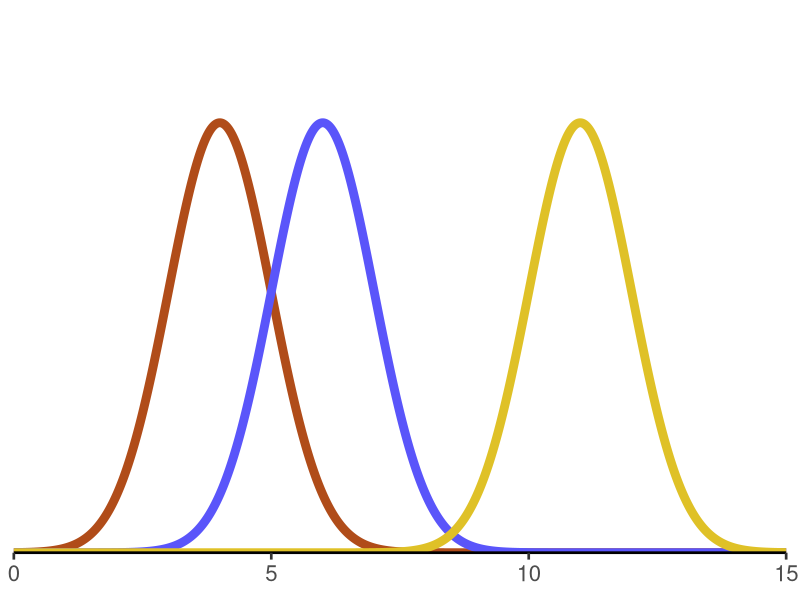
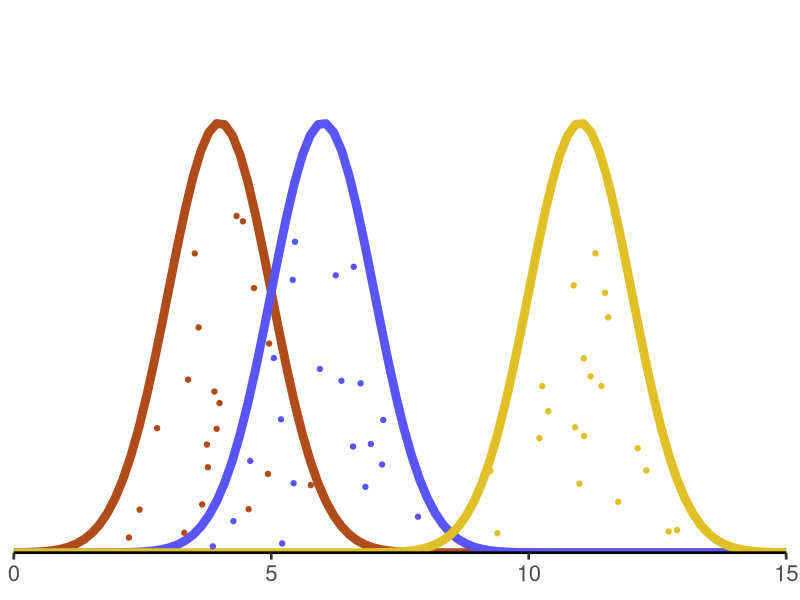
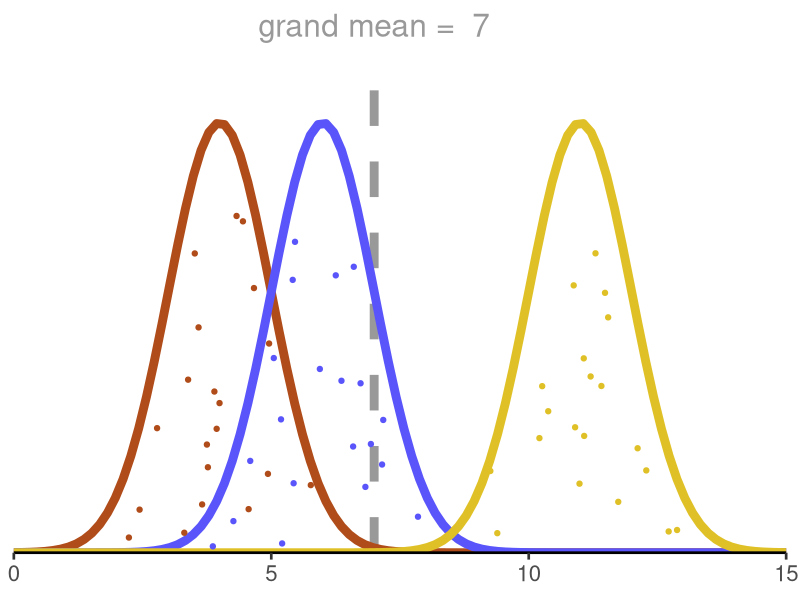
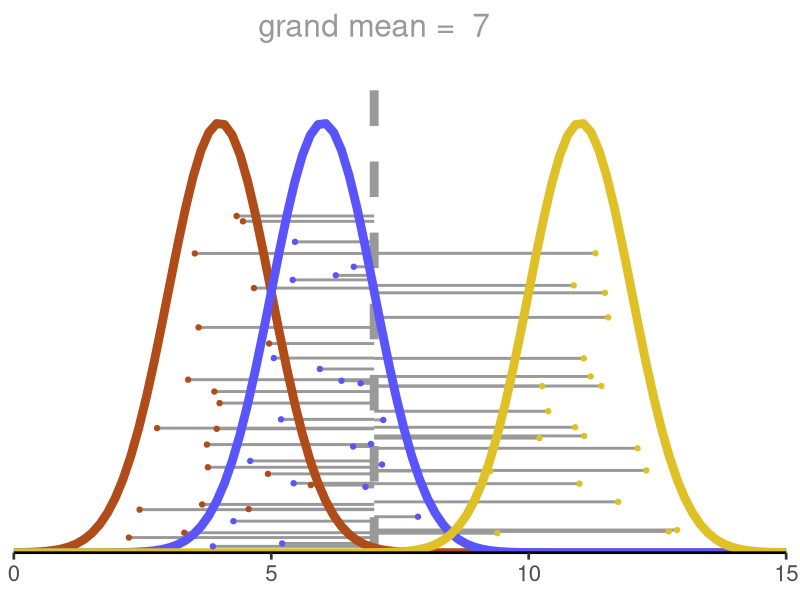
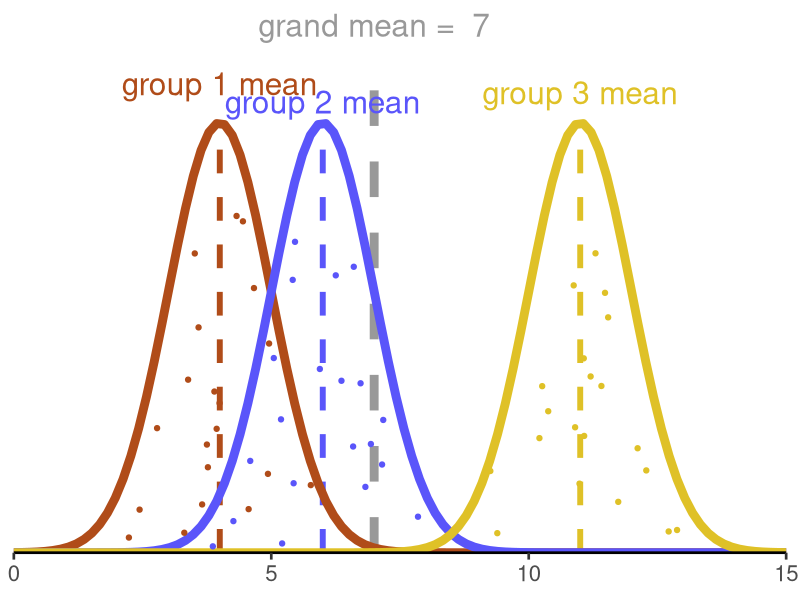
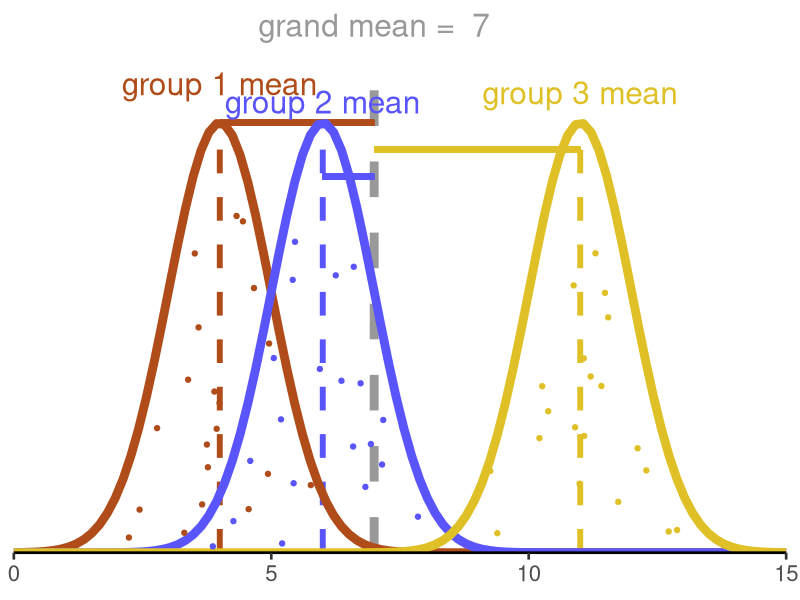
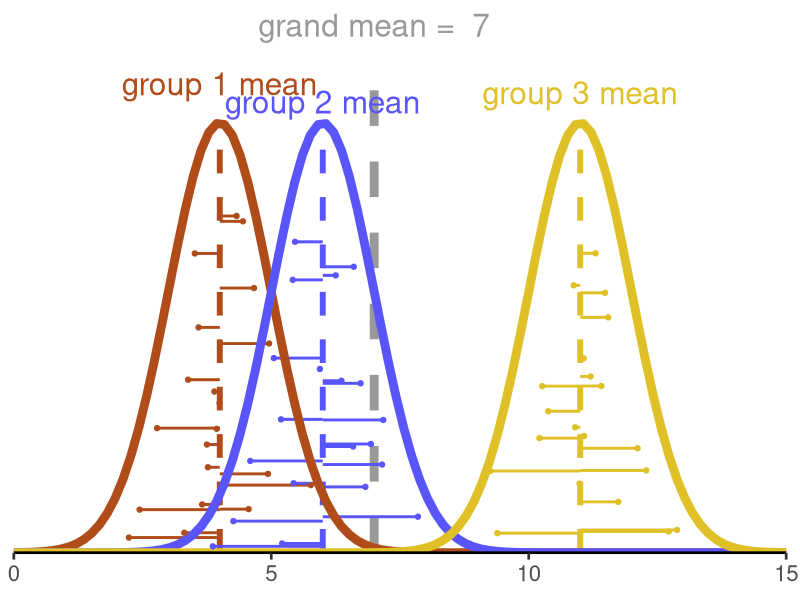

The R script that drew these images, in order:
## ---- chunk 1
#| echo: false
library(tidyverse)
## ---- chunk 2
#| echo: false
#| fig-width: 9
#| fig-height: 5
#| fig-align: center
n <- 1000
data.frame(i = seq(0, 15, length.out = n)) |>
  mutate(g1 = dnorm(i, 4, 1),
         g2 = dnorm(i, 6, 1),
         g3 = dnorm(i, 11, 1)) |>
  ggplot(aes(x = i)) +
  geom_line(aes(y = g1), color = "#b04c19", linewidth = 3) +
  geom_line(aes(y = g2), color = "#5a55fa", linewidth = 3) +
  geom_line(aes(y = g3), color = "#dfc127", linewidth = 3) +
  scale_x_continuous(breaks = c(0, 5, 10, 15)) +
  coord_cartesian(xlim = c(0, 15), ylim = c(0, .5), expand = F) +
  guides(y = "none", x = guide_axis(cap = "both")) +
  labs(y = NULL, x = NULL) +
  theme_classic(base_size = 20)
## ---- chunk 3
#| echo: false
#| fig-width: 9
#| fig-height: 5
#| fig-align: center
n <- 20
i <- 100

dat <- data.frame(i = 1:n) |>
  mutate(x1 = rnorm(n, 4, 1),
         x2 = rnorm(n, 6, 1),
         x3 = rnorm(n, 11, 1),
         h_x1 = runif(n, 0, dnorm(x1, 4, 1) * .9),
         h_x2 = runif(n, 0, dnorm(x2, 6, 1) * .9),
         h_x3 = runif(n, 0, dnorm(x3, 11, 1) * .9))

data.frame(i = seq(0, 15, length.out = i)) |>
  mutate(g1 = dnorm(i, 4, 1),
         g2 = dnorm(i, 6, 1),
         g3 = dnorm(i, 11, 1)) |>
  ggplot(aes(x = i)) +
  geom_line(aes(y = g1), color = "#b04c19", linewidth = 3) +
  geom_line(aes(y = g2), color = "#5a55fa", linewidth = 3) +
  geom_line(aes(y = g3), color = "#dfc127", linewidth = 3) +
  geom_point(aes(x = x1, y = h_x1), dat, color = "#b04c19") +
  geom_point(aes(x = x2, y = h_x2), dat, color = "#5a55fa") +
  geom_point(aes(x = x3, y = h_x3), dat, color = "#dfc127") +
  scale_x_continuous(breaks = c(0, 5, 10, 15)) +
  coord_cartesian(xlim = c(0, 15), ylim = c(0, .5), expand = F) +
  guides(y = "none", x = guide_axis(cap = "both")) +
  labs(y = NULL, x = NULL) +
  theme_classic(base_size = 20)
## ---- chunk 4
#| echo: false
#| fig-width: 9
#| fig-height: 5
#| fig-align: center

data.frame(i = seq(0, 15, length.out = i)) |>
  mutate(g1 = dnorm(i, 4, 1),
         g2 = dnorm(i, 6, 1),
         g3 = dnorm(i, 11, 1)) |>
  ggplot(aes(x = i)) +
  annotate("segment", x = mean(c(dat$x1, dat$x2, dat$x3)), y = 0, yend = .45, color = "gray60",
           linewidth = 3, linetype = "dashed") +
  annotate("text", x = mean(c(dat$x1, dat$x2, dat$x3)),
           label = paste("grand mean = ", round(mean(c(dat$x1, dat$x2, dat$x3)), 2)),
           y = Inf, color = "gray60", size = 8, vjust = 1) +
  geom_line(aes(y = g1), color = "#b04c19", linewidth = 3) +
  geom_line(aes(y = g2), color = "#5a55fa", linewidth = 3) +
  geom_line(aes(y = g3), color = "#dfc127", linewidth = 3) +
  geom_point(aes(x = x1, y = h_x1), dat, color = "#b04c19") +
  geom_point(aes(x = x2, y = h_x2), dat, color = "#5a55fa") +
  geom_point(aes(x = x3, y = h_x3), dat, color = "#dfc127") +
  scale_x_continuous(breaks = c(0, 5, 10, 15)) +
  coord_cartesian(xlim = c(0, 15), ylim = c(0, .5), expand = F) +
  guides(y = "none", x = guide_axis(cap = "both")) +
  labs(y = NULL, x = NULL) +
  theme_classic(base_size = 20)
## ---- chunk 5
#| echo: false
#| fig-width: 9
#| fig-height: 5
#| fig-align: center

data.frame(i = seq(0, 15, length.out = i)) |>
  mutate(g1 = dnorm(i, 4, 1),
         g2 = dnorm(i, 6, 1),
         g3 = dnorm(i, 11, 1)) |>
  ggplot(aes(x = i)) +
  annotate("segment", x = mean(c(dat$x1, dat$x2, dat$x3)), y = 0, yend = .45, color = "gray60",
           linewidth = 3, linetype = "dashed") +
  annotate("text", x = mean(c(dat$x1, dat$x2, dat$x3)),
           label = paste("grand mean = ", round(mean(c(dat$x1, dat$x2, dat$x3)), 2)),
           y = Inf, color = "gray60", size = 8, vjust = 1) +
  geom_segment(aes(x = x1, xend = mean(c(x1, x2, x3)), y = h_x1), color = "gray60",
               linewidth = 1, data = dat) +
  geom_segment(aes(x = x2, xend = mean(c(x1, x2, x3)), y = h_x2), color = "gray60",
               linewidth = 1, data = dat) +
  geom_segment(aes(x = x3, xend = mean(c(x1, x2, x3)), y = h_x3), color = "gray60",
               linewidth = 1, data = dat) +
  geom_line(aes(y = g1), color = "#b04c19", linewidth = 3) +
  geom_line(aes(y = g2), color = "#5a55fa", linewidth = 3) +
  geom_line(aes(y = g3), color = "#dfc127", linewidth = 3) +
  geom_point(aes(x = x1, y = h_x1), dat, color = "#b04c19") +
  geom_point(aes(x = x2, y = h_x2), dat, color = "#5a55fa") +
  geom_point(aes(x = x3, y = h_x3), dat, color = "#dfc127") +
  scale_x_continuous(breaks = c(0, 5, 10, 15)) +
  coord_cartesian(xlim = c(0, 15), ylim = c(0, .5), expand = F) +
  guides(y = "none", x = guide_axis(cap = "both")) +
  labs(y = NULL, x = NULL) +
  theme_classic(base_size = 20)
## ---- chunk 6
#| echo: false
#| fig-width: 9
#| fig-height: 5
#| fig-align: center

data.frame(i = seq(0, 15, length.out = i)) |>
  mutate(g1 = dnorm(i, 4, 1),
         g2 = dnorm(i, 6, 1),
         g3 = dnorm(i, 11, 1)) |>
  ggplot(aes(x = i)) +
  annotate("segment", x = mean(c(dat$x1, dat$x2, dat$x3)), y = 0, yend = .45, color = "gray60",
           linewidth = 3, linetype = "dashed") +
  annotate("text", x = mean(c(dat$x1, dat$x2, dat$x3)),
           label = paste("grand mean = ", round(mean(c(dat$x1, dat$x2, dat$x3)), 2)),
           y = Inf, color = "gray60", size = 8, vjust = 1) +
  annotate("segment", x = 4, y = 0, yend = dnorm(4, 4, 1), color = "#b04c19",
           linewidth = 2, linetype = "dashed") +
  annotate("text", x = 4, y = dnorm(4, 4, 1),
           label = "group 1 mean", vjust = -1.2,
           color = "#b04c19", size = 8) +
  annotate("segment", x = 6, y = 0, yend = dnorm(6, 6, 1), color = "#5a55fa",
           linewidth = 2, linetype = "dashed") +
  annotate("text", x = 6, y = dnorm(6, 6, 1),
           label = "group 2 mean", vjust = -.4,
           color = "#5a55fa", size = 8) +
  annotate("segment", x = 11, y = 0, yend = dnorm(11, 11, 1), color = "#dfc127",
           linewidth = 2, linetype = "dashed") +
  annotate("text", x = 11, y = dnorm(11, 11, 1),
           label = "group 3 mean", vjust = -.8,
           color = "#dfc127", size = 8) +
  geom_line(aes(y = g1), color = "#b04c19", linewidth = 3) +
  geom_line(aes(y = g2), color = "#5a55fa", linewidth = 3) +
  geom_line(aes(y = g3), color = "#dfc127", linewidth = 3) +
  geom_point(aes(x = x1, y = h_x1), dat, color = "#b04c19") +
  geom_point(aes(x = x2, y = h_x2), dat, color = "#5a55fa") +
  geom_point(aes(x = x3, y = h_x3), dat, color = "#dfc127") +
  scale_x_continuous(breaks = c(0, 5, 10, 15)) +
  coord_cartesian(xlim = c(0, 15), ylim = c(0, .5), expand = F) +
  guides(y = "none", x = guide_axis(cap = "both")) +
  labs(y = NULL, x = NULL) +
  theme_classic(base_size = 20)
## ---- chunk 7
#| echo: false
#| fig-width: 9
#| fig-height: 5
#| fig-align: center

data.frame(i = seq(0, 15, length.out = i)) |>
  mutate(g1 = dnorm(i, 4, 1),
         g2 = dnorm(i, 6, 1),
         g3 = dnorm(i, 11, 1)) |>
  ggplot(aes(x = i)) +
  annotate("segment", x = mean(c(dat$x1, dat$x2, dat$x3)), y = 0, yend = .45, color = "gray60",
           linewidth = 3, linetype = "dashed") +
  annotate("text", x = mean(c(dat$x1, dat$x2, dat$x3)),
           label = paste("grand mean = ", round(mean(c(dat$x1, dat$x2, dat$x3)), 2)),
           y = Inf, color = "gray60", size = 8, vjust = 1) +
  annotate("segment", x = 4, y = 0, yend = dnorm(4, 4, 1), color = "#b04c19",
           linewidth = 2, linetype = "dashed") +
  annotate("text", x = 4, y = dnorm(4, 4, 1),
           label = "group 1 mean", vjust = -1.2,
           color = "#b04c19", size = 8) +
  geom_segment(aes(x = mean(c(x1, x2, x3)), xend = 4, y = dnorm(4, 4, 1)), color = "#b04c19",
               linewidth = 2, data = dat) +
  annotate("segment", x = 6, y = 0, yend = dnorm(6, 6, 1), color = "#5a55fa",
           linewidth = 2, linetype = "dashed") +
  annotate("text", x = 6, y = dnorm(6, 6, 1),
           label = "group 2 mean", vjust = -.4,
           color = "#5a55fa", size = 8) +
  geom_segment(aes(x = mean(c(x1, x2, x3)), xend = 6, y = dnorm(6, 6, 1) - .05), color = "#5a55fa",
               linewidth = 2, data = dat) +
  annotate("segment", x = 11, y = 0, yend = dnorm(11, 11, 1), color = "#dfc127",
           linewidth = 2, linetype = "dashed") +
  annotate("text", x = 11, y = dnorm(11, 11, 1),
           label = "group 3 mean", vjust = -.8,
           color = "#dfc127", size = 8) +
  geom_segment(aes(x = mean(c(x1, x2, x3)), xend = 11, y = dnorm(11, 11, 1) - .025), color = "#dfc127",
               linewidth = 2, data = dat) +
  geom_line(aes(y = g1), color = "#b04c19", linewidth = 3) +
  geom_line(aes(y = g2), color = "#5a55fa", linewidth = 3) +
  geom_line(aes(y = g3), color = "#dfc127", linewidth = 3) +
  geom_point(aes(x = x1, y = h_x1), dat, color = "#b04c19") +
  geom_point(aes(x = x2, y = h_x2), dat, color = "#5a55fa") +
  geom_point(aes(x = x3, y = h_x3), dat, color = "#dfc127") +
  scale_x_continuous(breaks = c(0, 5, 10, 15)) +
  coord_cartesian(xlim = c(0, 15), ylim = c(0, .5), expand = F) +
  guides(y = "none", x = guide_axis(cap = "both")) +
  labs(y = NULL, x = NULL) +
  theme_classic(base_size = 20)
## ---- chunk 8
#| echo: false
#| fig-width: 9
#| fig-height: 5
#| fig-align: center

data.frame(i = seq(0, 15, length.out = i)) |>
  mutate(g1 = dnorm(i, 4, 1),
         g2 = dnorm(i, 6, 1),
         g3 = dnorm(i, 11, 1)) |>
  ggplot(aes(x = i)) +
  annotate("segment", x = mean(c(dat$x1, dat$x2, dat$x3)), y = 0, yend = .45, color = "gray60",
           linewidth = 3, linetype = "dashed") +
  annotate("text", x = mean(c(dat$x1, dat$x2, dat$x3)),
           label = paste("grand mean = ", round(mean(c(dat$x1, dat$x2, dat$x3)), 2)),
           y = Inf, color = "gray60", size = 8, vjust = 1) +
  annotate("segment", x = 4, y = 0, yend = dnorm(4, 4, 1), color = "#b04c19",
           linewidth = 2, linetype = "dashed") +
  annotate("text", x = 4, y = dnorm(4, 4, 1),
           label = "group 1 mean", vjust = -1.2,
           color = "#b04c19", size = 8) +
  geom_segment(aes(x = x1, xend = 4, y = h_x1), color = "#b04c19",
               linewidth = 1, data = dat) +
  annotate("segment", x = 6, y = 0, yend = dnorm(6, 6, 1), color = "#5a55fa",
           linewidth = 2, linetype = "dashed") +
  annotate("text", x = 6, y = dnorm(6, 6, 1),
           label = "group 2 mean", vjust = -.4,
           color = "#5a55fa", size = 8) +
  geom_segment(aes(x = x2, xend = 6, y = h_x2), color = "#5a55fa",
               linewidth = 1, data = dat) +
  annotate("segment", x = 11, y = 0, yend = dnorm(11, 11, 1), color = "#dfc127",
           linewidth = 2, linetype = "dashed") +
  annotate("text", x = 11, y = dnorm(11, 11, 1),
           label = "group 3 mean", vjust = -.8,
           color = "#dfc127", size = 8) +
  geom_segment(aes(x = x3, xend = 11, y = h_x3), color = "#dfc127",
               linewidth = 1, data = dat) +
  geom_line(aes(y = g1), color = "#b04c19", linewidth = 3) +
  geom_line(aes(y = g2), color = "#5a55fa", linewidth = 3) +
  geom_line(aes(y = g3), color = "#dfc127", linewidth = 3) +
  geom_point(aes(x = x1, y = h_x1), dat, color = "#b04c19") +
  geom_point(aes(x = x2, y = h_x2), dat, color = "#5a55fa") +
  geom_point(aes(x = x3, y = h_x3), dat, color = "#dfc127") +
  scale_x_continuous(breaks = c(0, 5, 10, 15)) +
  coord_cartesian(xlim = c(0, 15), ylim = c(0, .5), expand = F) +
  guides(y = "none", x = guide_axis(cap = "both")) +
  labs(y = NULL, x = NULL) +
  theme_classic(base_size = 20)
## ---- chunk 9
library(palmerpenguins)

summary(penguins |> select(species, flipper_length_mm))
## ---- chunk 10
flipper_model <- aov(flipper_length_mm ~ species, data = penguins)
summary(flipper_model)
